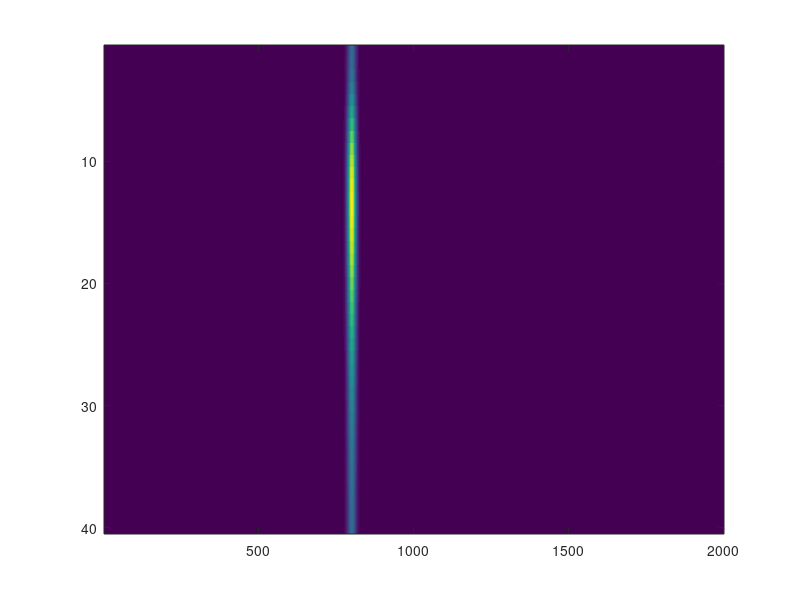

Reproduce this figure in MATLAB.
function [  ] = try_poiss_gauss(  )

p_l = 0.3; % poiss_ratio
p_s0 = 0; % poiss_shift, this should always be 0
p_k = 4; % poiss_index
p_kf = 12; % 1/poiss_amp, this is redundant with gauss_amp
p_b = 0.2; % poiss_bias
g_t0 = 800; % gauss_shift
g_s = 10; % gauss_sig
g_a = 1; % gauss_amp

f_p = @(s) (p_l.*(s-p_s0)).^p_k .* exp(-p_l.*(s-p_s0)) ./ p_kf + p_b;
f_g = @(t) g_a .* exp(-(t-g_t0).^2 ./ (2*g_s^2));

f = @(t,s) f_g(t) .* f_p(s);

tt = 1:2000;
ss = 1:40;

data = zeros( max(size(ss)), max(size(tt)) );
for si = 1:max(size(ss))
    s = ss(si);
    data(si,:) = f(tt,s);
end

figure;
imagesc(data);

end

